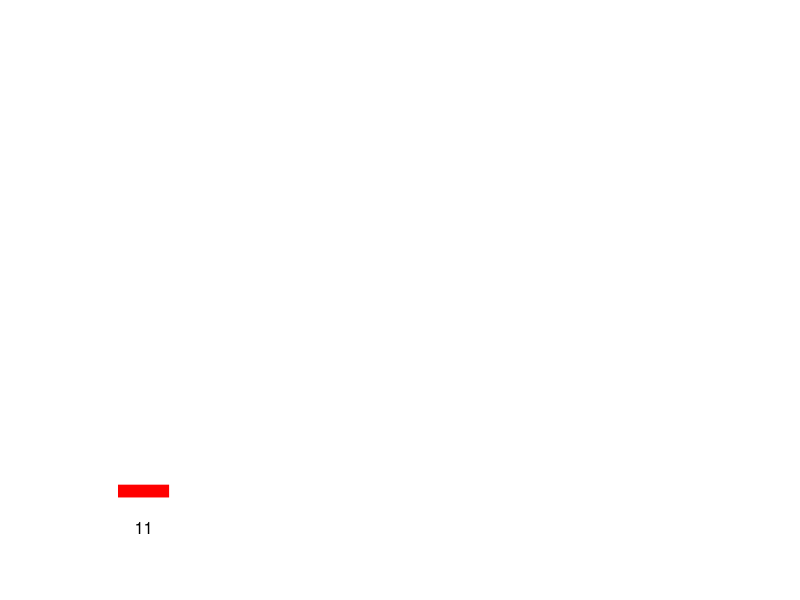
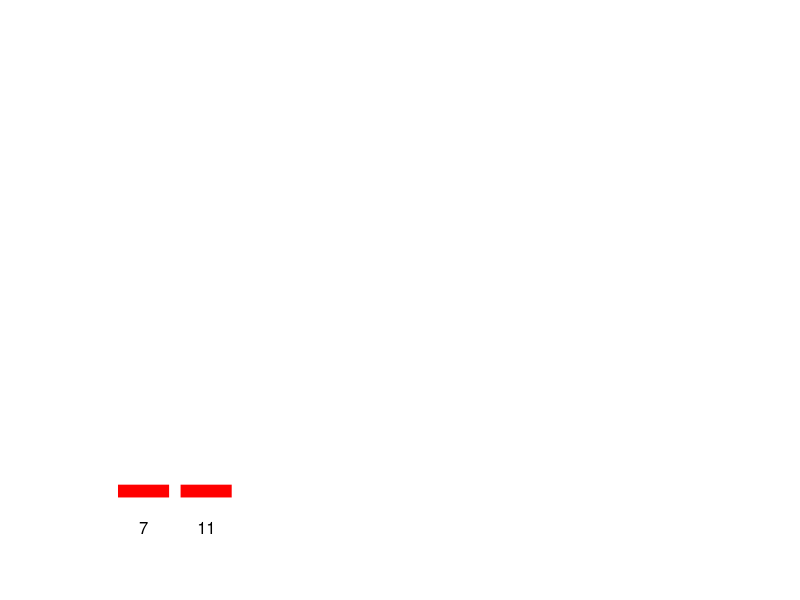
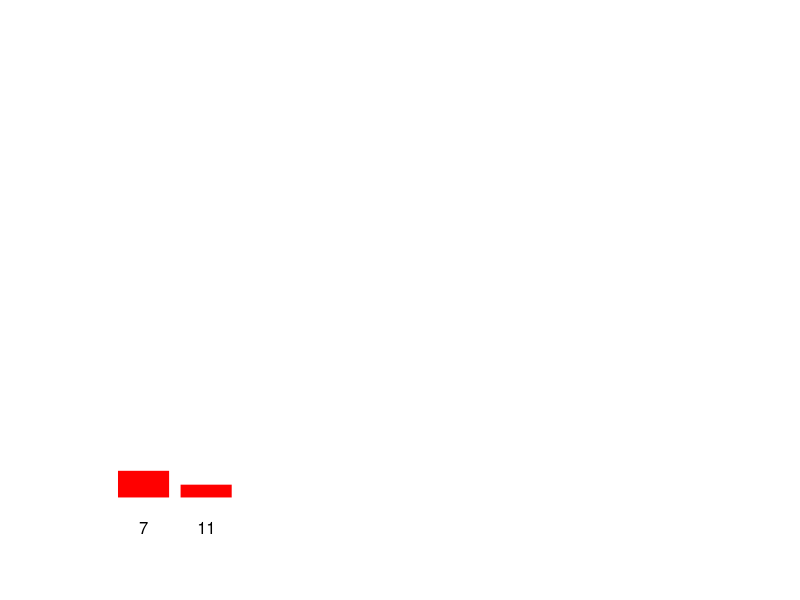
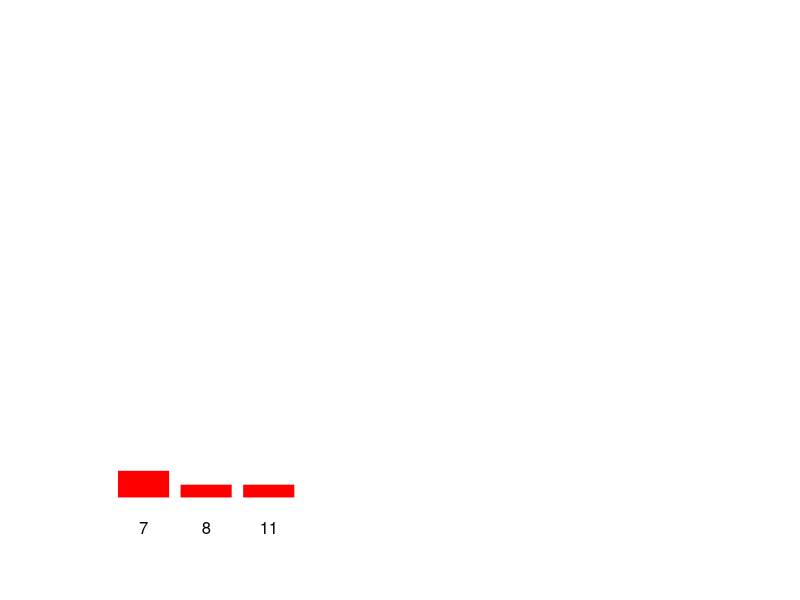
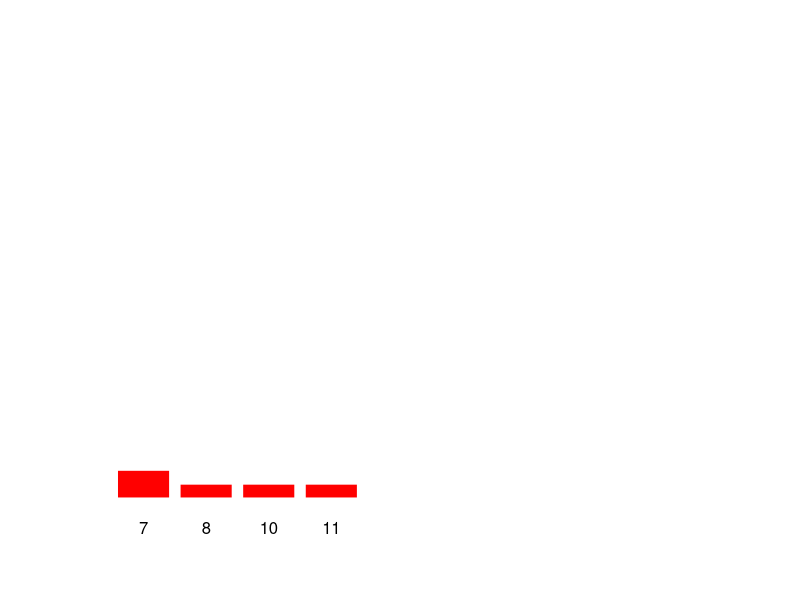
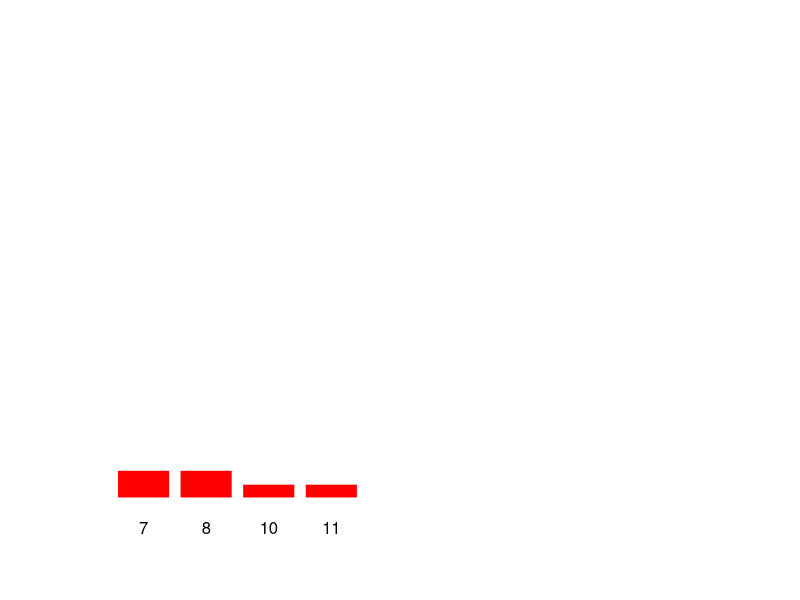
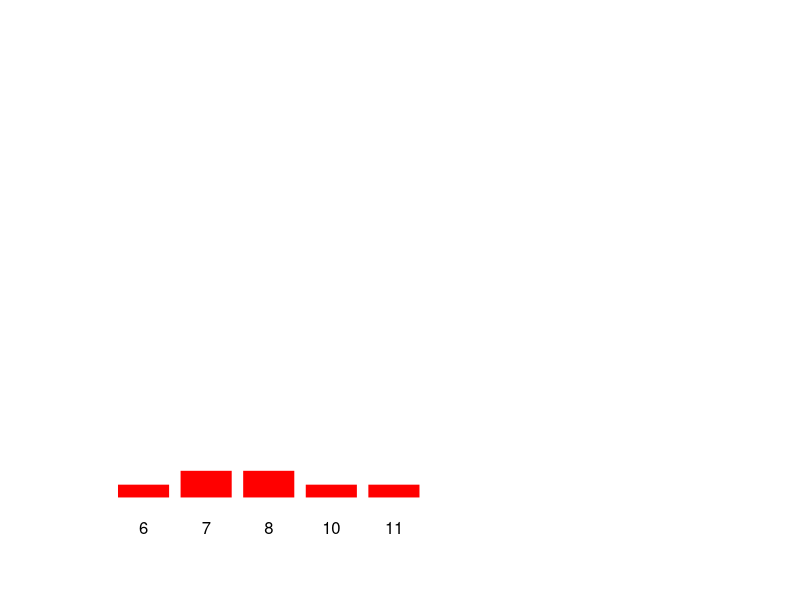
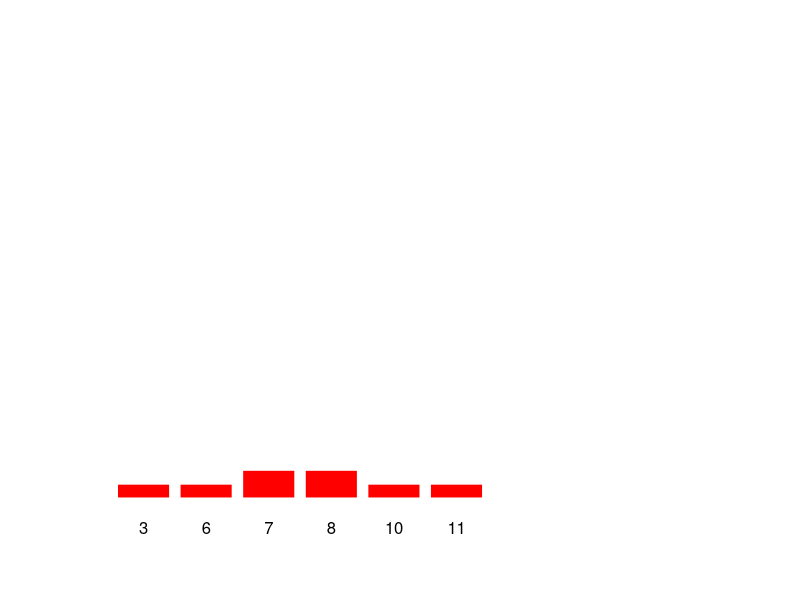

These figures' R source, in order:
n=1000
dado<-1:6
b<-rep(0,n)

for(i in 1:n){
  b[i]=sum(sample(dado,2,T))
}
b

for( k in 1:100){
  barplot(table(b[1:k]),xlim=c(0,12), ylim=c(0,30),col='red',
          border = 'white', axes=F,lwd=3)

  Sys.sleep(1)
}

rbind(table(b)/n,round(c(1,2,3,4,5,6,5,4,3,2,1)/36,3))
